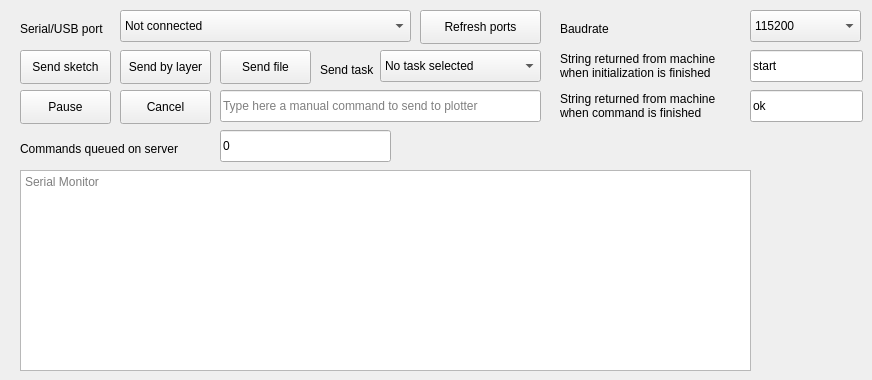
       <widget class="QWidget" name="tab_3">
        <attribute name="title">
         <string>Gcode sender</string>
        </attribute>
        <widget class="QLabel" name="label_29">
         <property name="geometry">
          <rect>
           <x>20</x>
           <y>20</y>
           <width>101</width>
           <height>18</height>
          </rect>
         </property>
         <property name="text">
          <string>Serial/USB port</string>
         </property>
         <property name="buddy">
          <cstring>portGcodeSender</cstring>
         </property>
        </widget>
        <widget class="QComboBox" name="portGcodeSender">
         <property name="geometry">
          <rect>
           <x>120</x>
           <y>10</y>
           <width>291</width>
           <height>32</height>
          </rect>
         </property>
         <item>
          <property name="text">
           <string>Not connected</string>
          </property>
         </item>
        </widget>
        <widget class="QPushButton" name="sendFileGcodeSender">
         <property name="geometry">
          <rect>
           <x>220</x>
           <y>50</y>
           <width>91</width>
           <height>34</height>
          </rect>
         </property>
         <property name="text">
          <string>Send file</string>
         </property>
        </widget>
        <widget class="QTextEdit" name="serialMonitorGcodeSender">
         <property name="geometry">
          <rect>
           <x>20</x>
           <y>170</y>
           <width>731</width>
           <height>201</height>
          </rect>
         </property>
         <property name="documentTitle">
          <string/>
         </property>
         <property name="readOnly">
          <bool>true</bool>
         </property>
         <property name="placeholderText">
          <string>Serial Monitor</string>
         </property>
        </widget>
        <widget class="QLineEdit" name="sendRawTextGcodeSender">
         <property name="geometry">
          <rect>
           <x>220</x>
           <y>90</y>
           <width>321</width>
           <height>32</height>
          </rect>
         </property>
         <property name="placeholderText">
          <string>Type here a manual command to send to plotter</string>
         </property>
        </widget>
        <widget class="QPushButton" name="refreshPortsGcodeSender">
         <property name="geometry">
          <rect>
           <x>420</x>
           <y>10</y>
           <width>121</width>
           <height>34</height>
          </rect>
         </property>
         <property name="text">
          <string>Refresh ports</string>
         </property>
        </widget>
        <widget class="QPushButton" name="pauseGcodeSender">
         <property name="geometry">
          <rect>
           <x>20</x>
           <y>90</y>
           <width>91</width>
           <height>34</height>
          </rect>
         </property>
         <property name="text">
          <string>Pause</string>
         </property>
        </widget>
        <widget class="QPushButton" name="cancelGcodeSender">
         <property name="geometry">
          <rect>
           <x>120</x>
           <y>90</y>
           <width>91</width>
           <height>34</height>
          </rect>
         </property>
         <property name="text">
          <string>Cancel</string>
         </property>
        </widget>
        <widget class="QLabel" name="label_35">
         <property name="geometry">
          <rect>
           <x>320</x>
           <y>60</y>
           <width>61</width>
           <height>20</height>
          </rect>
         </property>
         <property name="text">
          <string>Send task</string>
         </property>
         <property name="buddy">
          <cstring>sendTaskGcodeSender</cstring>
         </property>
        </widget>
        <widget class="QComboBox" name="sendTaskGcodeSender">
         <property name="geometry">
          <rect>
           <x>380</x>
           <y>50</y>
           <width>161</width>
           <height>32</height>
          </rect>
         </property>
         <item>
          <property name="text">
           <string>No task selected</string>
          </property>
         </item>
         <item>
          <property name="text">
           <string>Pen up</string>
          </property>
         </item>
         <item>
          <property name="text">
           <string>Pen down</string>
          </property>
         </item>
         <item>
          <property name="text">
           <string>Go to 0,0 (fast)</string>
          </property>
         </item>
         <item>
          <property name="text">
           <string>Home (slowly, more accurate)</string>
          </property>
         </item>
         <item>
          <property name="text">
           <string>Move along page outline with pen up</string>
          </property>
         </item>
         <item>
          <property name="text">
           <string>Draw page outline (set up in Gcode generation tab)</string>
          </property>
         </item>
         <item>
          <property name="text">
           <string>Draw page margins (set up in Gcode generation tab)</string>
          </property>
         </item>
         <item>
          <property name="text">
           <string>Mark page corners (set up in Gcode generation tab)</string>
          </property>
         </item>
        </widget>
        <widget class="QPushButton" name="sendSketchGcodeSender">
         <property name="geometry">
          <rect>
           <x>20</x>
           <y>50</y>
           <width>91</width>
           <height>34</height>
          </rect>
         </property>
         <property name="text">
          <string>Send sketch</string>
         </property>
        </widget>
        <widget class="QPushButton" name="sendByLayerGcodeSender">
         <property name="geometry">
          <rect>
           <x>120</x>
           <y>50</y>
           <width>91</width>
           <height>34</height>
          </rect>
         </property>
         <property name="text">
          <string>Send by layer</string>
         </property>
        </widget>
        <widget class="QLineEdit" name="initFinishedGcodeSender">
         <property name="geometry">
          <rect>
           <x>750</x>
           <y>50</y>
           <width>113</width>
           <height>32</height>
          </rect>
         </property>
         <property name="text">
          <string>start</string>
         </property>
        </widget>
        <widget class="QLabel" name="label_37">
         <property name="geometry">
          <rect>
           <x>560</x>
           <y>50</y>
           <width>201</width>
           <height>31</height>
          </rect>
         </property>
         <property name="text">
          <string>String returned from machine
when initialization is finished</string>
         </property>
         <property name="buddy">
          <cstring>initFinishedGcodeSender</cstring>
         </property>
        </widget>
        <widget class="QLineEdit" name="cmdFinishedGcodeSender">
         <property name="geometry">
          <rect>
           <x>750</x>
           <y>90</y>
           <width>113</width>
           <height>32</height>
          </rect>
         </property>
         <property name="text">
          <string>ok</string>
         </property>
        </widget>
        <widget class="QLabel" name="label_38">
         <property name="geometry">
          <rect>
           <x>560</x>
           <y>90</y>
           <width>201</width>
           <height>31</height>
          </rect>
         </property>
         <property name="text">
          <string>String returned from machine
when command is finished</string>
         </property>
         <property name="buddy">
          <cstring>cmdFinishedGcodeSender</cstring>
         </property>
        </widget>
        <widget class="QLabel" name="label_39">
         <property name="geometry">
          <rect>
           <x>560</x>
           <y>20</y>
           <width>58</width>
           <height>18</height>
          </rect>
         </property>
         <property name="text">
          <string>Baudrate</string>
         </property>
        </widget>
        <widget class="QComboBox" name="baudRateGcodeSender">
         <property name="geometry">
          <rect>
           <x>750</x>
           <y>10</y>
           <width>111</width>
           <height>32</height>
          </rect>
         </property>
         <item>
          <property name="text">
           <string>115200</string>
          </property>
         </item>
         <item>
          <property name="text">
           <string>9600</string>
          </property>
         </item>
        </widget>
        <widget class="QLabel" name="label_40">
         <property name="geometry">
          <rect>
           <x>20</x>
           <y>140</y>
           <width>201</width>
           <height>18</height>
          </rect>
         </property>
         <property name="text">
          <string>Commands queued on server</string>
         </property>
         <property name="buddy">
          <cstring>queueSizeGcodeSender</cstring>
         </property>
        </widget>
        <widget class="QLineEdit" name="queueSizeGcodeSender">
         <property name="geometry">
          <rect>
           <x>220</x>
           <y>130</y>
           <width>171</width>
           <height>32</height>
          </rect>
         </property>
         <property name="text">
          <string>0</string>
         </property>
         <property name="readOnly">
          <bool>true</bool>
         </property>
        </widget>
       </widget>
